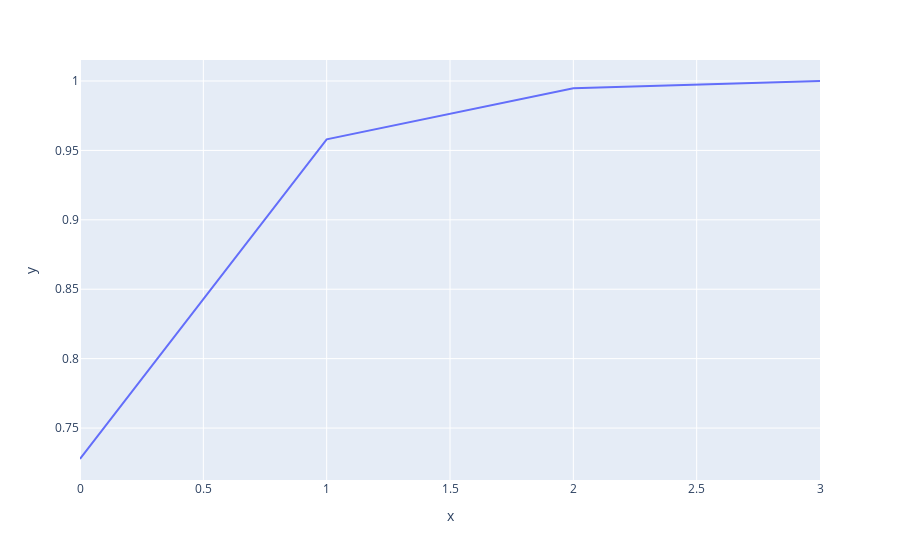

Notebook code for this chart:
### Code cell
import plotly.express as px

px.line(x = np.arange(len(pca.explained_variance_ratio_)), y = np.cumsum(pca.explained_variance_ratio_))

### Figure 1 — Plotly figure (JSON) as saved in the notebook; plotly's stock layout.template omitted (floating-point values rounded to 4 significant figures)
{"data": [{"hovertemplate": "x=%{x}<br>y=%{y}<extra></extra>", "legendgroup": "", "line": {"color": "#636efa", "dash": "solid"}, "mode": "lines", "name": "", "showlegend": false, "type": "scatter", "x": [0, 1, 2, 3], "xaxis": "x", "y": [0.7277, 0.958, 0.9948, 1.0], "yaxis": "y"}], "layout": {"legend": {"tracegroupgap": 0}, "margin": {"t": 60}, "xaxis": {"anchor": "y", "domain": [0, 1], "title": {"text": "x"}}, "yaxis": {"anchor": "x", "domain": [0, 1], "title": {"text": "y"}}}}
